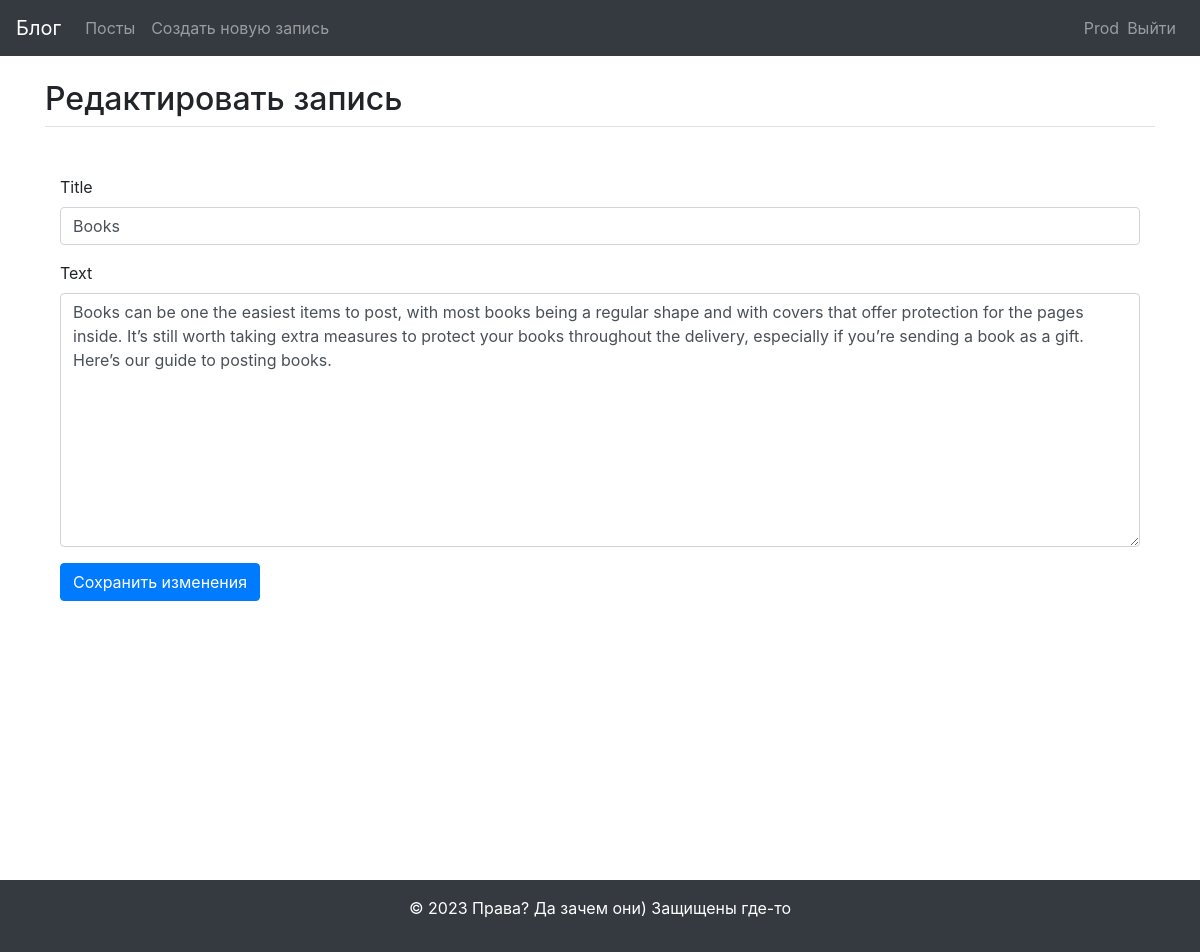
The app's page /edit/1/ (signed in) with its own data.
### blogs/models.py (models this page shows, shortened)
class BlogPost(models.Model):
    title = models.CharField(max_length=200)
    text = models.TextField()
    date_added = models.DateTimeField(auto_now_add=True)
    author = models.ForeignKey(User, on_delete=models.CASCADE)

### blogs/views.py (the view)
# urls.py: path('edit/<int:post_id>/', views.edit_post, name='edit_post'),
@login_required
def edit_post(request, post_id):
    post = get_object_or_404(BlogPost, pk=post_id)
    if post.author == request.user:
        if request.method == 'POST':
            form = BlogPostForm(request.POST, instance=post)
            if form.is_valid():
                form.save()
                return redirect('home')
        else:
            form = BlogPostForm(instance=post)
        return render(request, 'blogs/edit_post.html', {'form': form})
    else:
        return redirect('home')

### blogs/forms.py
class BlogPostForm(forms.ModelForm):
    class Meta:
        model = BlogPost
        fields = ['title', 'text']

### blogs/templates/blogs/edit_post.html (shortened to what this page needs)
{% extends "blogs/base.html" %}
{% load bootstrap4 %}
{% block page_header %}
  <h2>Редактировать запись</h2>
{% endblock page_header %}
{% block content %}
<div class="container mt-5">
    <form method="post" class="form">
        {% bootstrap_form form %}
        <button type="submit" class="btn btn-primary">Сохранить изменения</button>
    </form>
</div>
{% endblock content %}

### blogs/templates/blogs/base.html (shortened to what this page needs)
{% load bootstrap4 %}
{% load static %}
<!DOCTYPE html>
<html lang="ru">
<head>
    {% bootstrap_css %}
	 <link rel="stylesheet" href="{% static 'css/sticky-footer.css' %}">
</head>
<body>
<nav class="navbar navbar-expand-md navbar-dark bg-dark mb-4">
    <a class="navbar-brand" href="{% url 'home' %}">Блог</a>
    <div class="collapse navbar-collapse" id="navbarCollapse">
        <ul class="navbar-nav mr-auto ">
            <li class="nav-item">
                <a class="nav-link" href="{% url 'home' %}">Посты</a>
                {% if user.is_authenticated %}
                    <li class="nav-item">
                        <a class="nav-link" href="{% url 'create_post' %}">Создать новую запись</a>
                    </li>
                {% endif %}
            </li>
        </ul>
        {% if user.is_authenticated %}
        <ul class="navbar-nav">
            <li class="nav-item">
                <span class="navbar-text">{{ user }}</span>
            </li>
            <li class="nav-item">
                <a class="nav-link" href="{% url 'user_logout' %}">Выйти</a>
            </li>
        </ul>
        {% endif %}
    </div>
</nav>
<main class="container">
    <div class="pb-0 mb-4 border-bottom">
        {% block page_header %}{% endblock page_header %}
    </div>
    <div>
        {% block content %}{% endblock content %}
    </div>
</main>
<footer class="footer mt-auto py-3 bg-dark text-white">
    <div class="container text-center">
        <p>&copy; <span id="currentYear"></span> Права? Да зачем они) Защищены где-то</p>
    </div>
</footer>
</body>
</html>

### blogs/static/css/sticky-footer.css (style rules this page uses)
html, body { height: 100%; }
.container { min-height: 100%; }
.footer { margin-top: auto; }

### records on screen
BlogPost: title "Books", text "Books can be one the easiest items to post, with most books being a regular shape and with covers that offer protection for the pages inside. It’s still worth taking extra measures to protect your books throughout the delivery, especially if you’re sending a book as a gift. Here’s our guide to posting books."

### other values on screen
{{ user }} "Prod"
